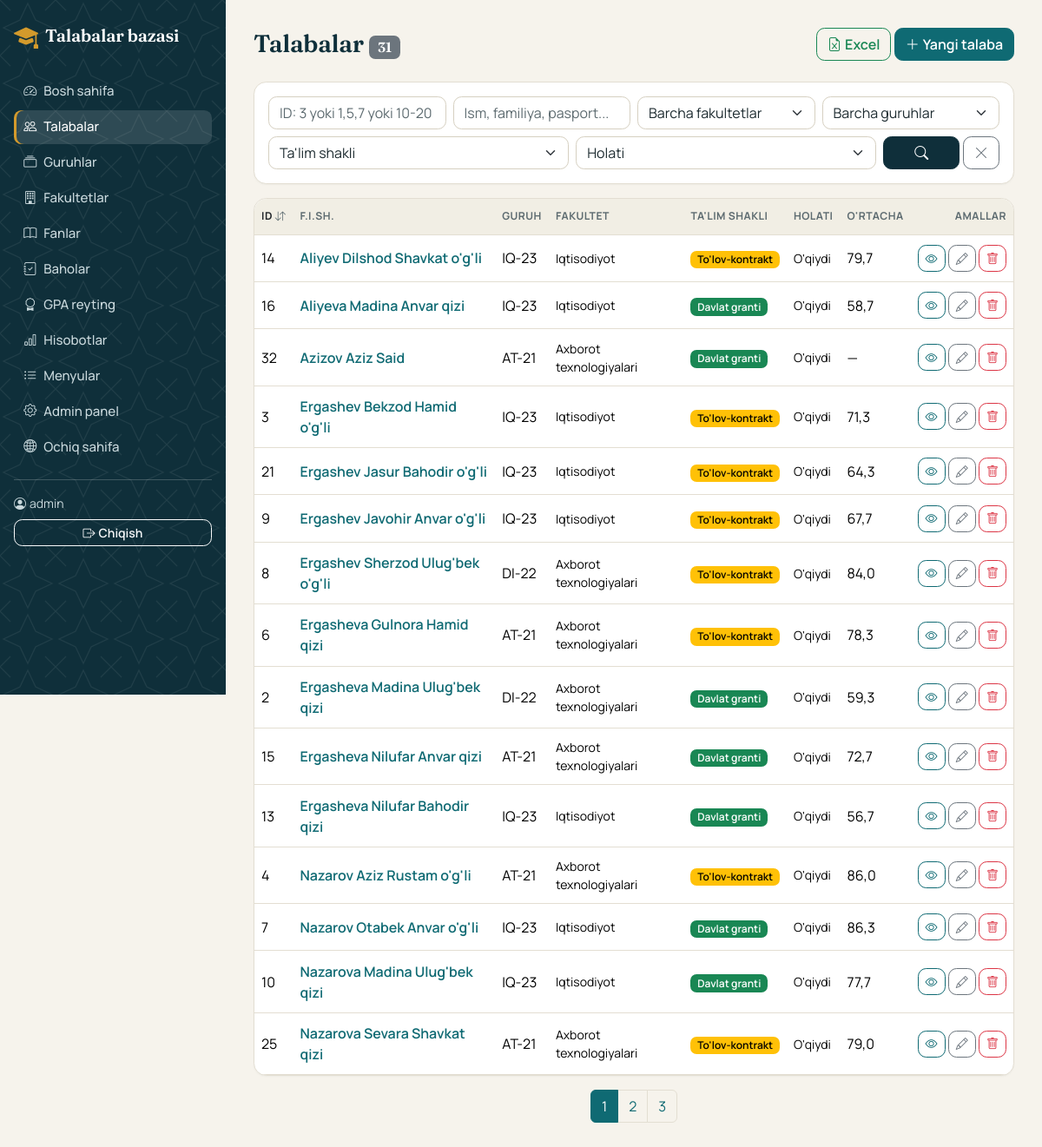
Screenshot of /talabalar/ (signed in) with the database file from the repository.
### talabalar/models.py (models this page shows, shortened)
class Talaba(models.Model):
    JINS = [("E", "Erkak"), ("A", "Ayol")]
    TALIM_SHAKLI = [("grant", "Davlat granti"), ("kontrakt", "To'lov-kontrakt")]
    HOLAT = [
        ("oqiydi", "O'qiydi"),
        ("akademik", "Akademik ta'tilda"),
        ("chetlashtirilgan", "Chetlashtirilgan"),
        ("bitirgan", "Bitirgan"),
    ]
    familiya = models.CharField("Familiya", max_length=100)
    ism = models.CharField("Ism", max_length=100)
    otasining_ismi = models.CharField("Otasining ismi", max_length=100, blank=True)
    jinsi = models.CharField("Jinsi", max_length=1, choices=JINS)
    tugilgan_sana = models.DateField("Tug'ilgan sana")
    passport = models.CharField(
        "Pasport seriya/raqam",
        max_length=9,
        unique=True,
        validators=[RegexValidator(r"^[A-Z]{2}\d{7}$", "Format: AA1234567")],
    )
    telefon = models.CharField("Telefon", max_length=20, blank=True)
    email = models.EmailField("Email", blank=True)
    manzil = models.CharField("Manzil", max_length=255, blank=True)
    guruh = models.ForeignKey(Guruh, on_delete=models.PROTECT, related_name="talabalar", verbose_name="Guruh")
    qabul_yili = models.PositiveSmallIntegerField("Qabul yili")
    talim_shakli = models.CharField("Ta'lim shakli", max_length=10, choices=TALIM_SHAKLI, default="grant")
    holati = models.CharField("Holati", max_length=20, choices=HOLAT, default="oqiydi")
    yaratilgan = models.DateTimeField(auto_now_add=True)
    class Meta:
        verbose_name = "Talaba"
        verbose_name_plural = "Talabalar"
        ordering = ["familiya", "ism"]
    @property
    def toliq_ism(self):
        return f"{self.familiya} {self.ism} {self.otasining_ismi}".strip()
    def get_absolute_url(self):
        return reverse("talaba_detail", args=[self.pk])

class Guruh(models.Model):
    nomi = models.CharField("Guruh nomi", max_length=50, unique=True)
    fakultet = models.ForeignKey(Fakultet, on_delete=models.PROTECT, related_name="guruhlar", verbose_name="Fakultet")
    yonalish = models.CharField("Yo'nalish", max_length=150)
    kurs = models.PositiveSmallIntegerField(
        "Kurs", validators=[MinValueValidator(1), MaxValueValidator(6)], default=1
    )
    class Meta:
        verbose_name = "Guruh"
        verbose_name_plural = "Guruhlar"
        ordering = ["nomi"]
    def __str__(self):
        return self.nomi

class Fakultet(models.Model):
    nomi = models.CharField("Nomi", max_length=150, unique=True)
    dekan = models.CharField("Dekan", max_length=150, blank=True)
    telefon = models.CharField("Telefon", max_length=20, blank=True)
    class Meta:
        verbose_name = "Fakultet"
        verbose_name_plural = "Fakultetlar"
        ordering = ["nomi"]
    def __str__(self):
        return self.nomi

### talabalar/views.py (the view)
# urls.py: path("talabalar/", views.TalabaList.as_view(), name="talaba_list"),
class TalabaList(IdRoyxatMixin, ListView):
    model = Talaba
    ordering = ["familiya", "ism"]
    paginate_by = 15
    template_name = "talabalar/talaba_list.html"
    def get_queryset(self):
        qs = super().get_queryset().select_related("guruh__fakultet").annotate(ortacha=Avg("baholar__ball"))
        g = self.request.GET
        if q := g.get("q", "").strip():
            qs = qs.filter(
                Q(familiya__icontains=q) | Q(ism__icontains=q) | Q(otasining_ismi__icontains=q)
                | Q(passport__icontains=q) | Q(telefon__icontains=q)
            )
        if g.get("fakultet"):
            qs = qs.filter(guruh__fakultet_id=g["fakultet"])
        if g.get("guruh"):
            qs = qs.filter(guruh_id=g["guruh"])
        if g.get("talim_shakli"):
            qs = qs.filter(talim_shakli=g["talim_shakli"])
        if g.get("holati"):
            qs = qs.filter(holati=g["holati"])
        return qs
    def get_context_data(self, **kwargs):
        ctx = super().get_context_data(**kwargs)
        ctx.update(
            fakultetlar=Fakultet.objects.all(),
            guruhlar=Guruh.objects.all(),
            talim_shakllari=Talaba.TALIM_SHAKLI,
            holatlar=Talaba.HOLAT,
        )
        return ctx

### talabalar/context_processors.py (called while the page is built)
def menyular(request):
    return {"menyular": Menyu.objects.all(), "vaqtinchalik_baza": settings.VERCEL}

### talabalar/views.py (called while the page is built)
    def get_queryset(self):
        qs = super().get_queryset()
        g = self.request.GET
        if matn := g.get("id", "").strip():
            shart = id_sharti(matn)
            if shart is None:
                messages.error(self.request, "ID noto'g'ri kiritildi. Namuna: 3 yoki 1,5,7 yoki 10-20")
                return qs.none()
            qs = qs.filter(shart)
        if g.get("tartib") in ("id", "-id"):
            qs = qs.order_by(g["tartib"])
        return qs

    def get_context_data(self, **kwargs):
        ctx = super().get_context_data(**kwargs)
        params = self.request.GET.copy()
        params.pop("page", None)
        querystring = params.urlencode()
        params.pop("tartib", None)
        ctx.update(
            filtr=self.request.GET,
            querystring=querystring,
            tartibsiz_querystring=params.urlencode(),
            keyingi_tartib="-id" if self.request.GET.get("tartib") == "id" else "id",
        )
        return ctx

### talabalar/templates/talabalar/talaba_list.html (shortened to what this page needs)
{% extends "talabalar/base.html" %}
{% block content %}
<div class="d-flex flex-wrap gap-2 justify-content-between align-items-center mb-4">
  <h3 class="mb-0">Talabalar <span class="badge text-bg-secondary fs-6">{{ paginator.count }}</span></h3>
  <div>
    <a href="{% url 'talaba_eksport' %}{% if querystring %}?{{ querystring }}{% endif %}" class="btn btn-outline-success"><i class="bi bi-file-earmark-excel me-1"></i>Excel</a>
    <a href="{% url 'talaba_create' %}" class="btn btn-primary"><i class="bi bi-plus-lg me-1"></i>Yangi talaba</a>
  </div>
</div>
<form class="card p-3 mb-3" method="get">
  <div class="row g-2">
    <div class="col-lg-3"><input type="text" name="id" value="{{ filtr.id }}" class="form-control" placeholder="ID: 3 yoki 1,5,7 yoki 10-20"></div>
    <div class="col-lg-3"><input type="text" name="q" value="{{ filtr.q }}" class="form-control" placeholder="Ism, familiya, pasport..."></div>
    <div class="col-lg-3"><select name="fakultet" class="form-select">
      <option value="">Barcha fakultetlar</option>
    </select></div>
    <div class="col-lg-3"><select name="guruh" class="form-select">
      <option value="">Barcha guruhlar</option>
    </select></div>
    <div class="col-lg-5"><select name="talim_shakli" class="form-select">
      <option value="">Ta'lim shakli</option>
    </select></div>
    <div class="col-lg-5"><select name="holati" class="form-select">
      <option value="">Holati</option>
    </select></div>
    <div class="col-lg-2 d-flex gap-1">
      <button class="btn btn-dark w-100" title="Qidirish" aria-label="Qidirish"><i class="bi bi-search"></i></button>
      <a href="{% url 'talaba_list' %}" class="btn btn-outline-secondary" title="Tozalash" aria-label="Tozalash"><i class="bi bi-x-lg"></i></a>
    </div>
  </div>
</form>
<div class="card">
  <div class="table-responsive">
    <table class="table table-hover align-middle mb-0">
      <thead class="table-light"><tr>
        {% include "talabalar/_id_sarlavha.html" %}<th>F.I.Sh.</th><th>Guruh</th><th>Fakultet</th><th>Ta'lim shakli</th><th>Holati</th><th>O'rtacha</th><th class="text-end">Amallar</th>
      </tr></thead>
      <tbody>
      {% for t in object_list %}
        <tr>
          <td>{{ t.pk }}</td>
          <td><a href="{{ t.get_absolute_url }}" class="text-decoration-none fw-semibold">{{ t.toliq_ism }}</a></td>
          <td>{{ t.guruh }}</td>
          <td class="small">{{ t.guruh.fakultet }}</td>
          <td><span class="badge {% if t.talim_shakli == 'grant' %}text-bg-success{% else %}text-bg-warning{% endif %}">{{ t.get_talim_shakli_display }}</span></td>
          <td class="small">{{ t.get_holati_display }}</td>
          <td>{{ t.ortacha|floatformat:1|default:"—" }}</td>
          <td class="text-end text-nowrap">
            <a href="{{ t.get_absolute_url }}" class="btn btn-sm btn-outline-primary" title="Ko'rish" aria-label="Ko'rish"><i class="bi bi-eye"></i></a>
            <a href="{% url 'talaba_update' t.pk %}" class="btn btn-sm btn-outline-secondary" title="Tahrirlash" aria-label="Tahrirlash"><i class="bi bi-pencil"></i></a>
            <a href="{% url 'talaba_delete' t.pk %}" class="btn btn-sm btn-outline-danger" title="O'chirish" aria-label="O'chirish"><i class="bi bi-trash"></i></a>
          </td>
        </tr>
      {% empty %}
        <tr><td colspan="8" class="text-center text-muted py-4">Talabalar topilmadi</td></tr>
      {% endfor %}
      </tbody>
    </table>
  </div>
</div>
{% if is_paginated %}
<nav class="mt-3"><ul class="pagination justify-content-center">
  {% for n in paginator.page_range %}
    <li class="page-item {% if n == page_obj.number %}active{% endif %}">
      <a class="page-link" href="?page={{ n }}{% if querystring %}&{{ querystring }}{% endif %}">{{ n }}</a>
    </li>
  {% endfor %}
</ul></nav>
{% endif %}
{% endblock %}

### talabalar/templates/talabalar/base.html (shortened to what this page needs)
<!doctype html>
<html lang="uz">
<head>
  {% include "talabalar/_bosh_qism.html" %}
</head>
<body>
<div class="ilova">
  <nav class="yon-panel offcanvas-md offcanvas-start" tabindex="-1" id="yonPanel" aria-label="Asosiy menyu">
    <div class="yon-ichki">
      <div class="d-flex align-items-center justify-content-between mb-4">
        <a href="{% url 'bosh_sahifa' %}" class="d-flex align-items-center text-white text-decoration-none">
          <i class="bi bi-mortarboard-fill tamgha fs-3 me-2"></i><span class="sarlavha-shrift text-white fs-5">Talabalar bazasi</span>
        </a>
      </div>
      {% with u=request.resolver_match.url_name %}
      <ul class="nav flex-column">
        <li><a class="nav-link {% if u == 'bosh_sahifa' %}active{% endif %}" href="{% url 'bosh_sahifa' %}"><i class="bi bi-speedometer2 me-2"></i>Bosh sahifa</a></li>
        <li><a class="nav-link {% if 'talaba' in u %}active{% endif %}" href="{% url 'talaba_list' %}"><i class="bi bi-people me-2"></i>Talabalar</a></li>
        <li><a class="nav-link {% if 'guruh' in u %}active{% endif %}" href="{% url 'guruh_list' %}"><i class="bi bi-collection me-2"></i>Guruhlar</a></li>
        <li><a class="nav-link {% if 'fakultet' in u %}active{% endif %}" href="{% url 'fakultet_list' %}"><i class="bi bi-building me-2"></i>Fakultetlar</a></li>
        <li><a class="nav-link {% if 'fan' in u %}active{% endif %}" href="{% url 'fan_list' %}"><i class="bi bi-book me-2"></i>Fanlar</a></li>
        <li><a class="nav-link {% if 'baho' in u %}active{% endif %}" href="{% url 'baho_list' %}"><i class="bi bi-journal-check me-2"></i>Baholar</a></li>
        <li><a class="nav-link {% if u == 'gpa_reyting' %}active{% endif %}" href="{% url 'gpa_reyting' %}"><i class="bi bi-award me-2"></i>GPA reyting</a></li>
        <li><a class="nav-link {% if u == 'hisobotlar' %}active{% endif %}" href="{% url 'hisobotlar' %}"><i class="bi bi-bar-chart me-2"></i>Hisobotlar</a></li>
        <li><a class="nav-link {% if 'menyu' in u %}active{% endif %}" href="{% url 'menyu_list' %}"><i class="bi bi-list-ul me-2"></i>Menyular</a></li>
        <li><a class="nav-link" href="{% url 'admin_panel' %}"><i class="bi bi-gear me-2"></i>Admin panel</a></li>
        <li><a class="nav-link" href="{% url 'ochiq_sahifa' %}"><i class="bi bi-globe2 me-2"></i>Ochiq sahifa</a></li>
      </ul>
      {% endwith %}
      <div class="mt-auto pt-3">
        <hr class="mt-0">
        <div class="foydalanuvchi mb-2"><i class="bi bi-person-circle me-1"></i>{{ user.username }}</div>
        <form method="post" action="{% url 'logout' %}">{% csrf_token %}
          <button class="btn btn-sm btn-outline-light w-100"><i class="bi bi-box-arrow-right me-1"></i>Chiqish</button>
        </form>
      </div>
    </div>
  </nav>
  <main class="ilova-asosiy">
    {% block content %}{% endblock %}
  </main>
</div>
</body>
</html>

### talabalar/static/talabalar/style.css (style rules this page uses)
:root { --siyoh: #0f2f3a; --siyoh-2: #174452; --moviy: #0f6a73; --moviy-to: #0b555d; --moviy-och: #dcecec; --oltin: #d39a2c; --qogoz: #f6f3ec; --sirt: #ffffff; --chiziq: #e3ded2; --matn: #1d2b30; --xira: #5d6b70; --bs-body-font-family: "Manrope", system-ui, -apple-system, "Segoe UI", sans-serif; --bs-body-bg: var(--qogoz); --bs-body-color: var(--matn); --bs-border-color: var(--chiziq); --bs-link-color: var(--moviy); --bs-link-color-rgb: 15, 106, 115; --bs-link-hover-color: var(--moviy-to); --bs-link-hover-color-rgb: 11, 85, 93; --bs-secondary-color: var(--xira); --bs-primary-rgb: 15, 106, 115; --bs-primary-bg-subtle: var(--moviy-och); --bs-primary-text-emphasis: var(--moviy-to); }
h1, h2, h3, .sarlavha-shrift { font-family: "Fraunces", Georgia, serif; font-weight: 600; letter-spacing: -.01em; color: var(--siyoh); }
.btn { font-weight: 600; border-radius: .6rem; }
.btn-primary { --bs-btn-bg: var(--moviy); --bs-btn-border-color: var(--moviy); --bs-btn-hover-bg: var(--moviy-to); --bs-btn-hover-border-color: var(--moviy-to); --bs-btn-active-bg: var(--moviy-to); --bs-btn-active-border-color: var(--moviy-to); --bs-btn-disabled-bg: var(--moviy); --bs-btn-disabled-border-color: var(--moviy); }
.btn-outline-primary { --bs-btn-color: var(--moviy); --bs-btn-border-color: var(--moviy); --bs-btn-hover-bg: var(--moviy); --bs-btn-hover-border-color: var(--moviy); --bs-btn-active-bg: var(--moviy); --bs-btn-active-border-color: var(--moviy); }
.btn-dark { --bs-btn-bg: var(--siyoh); --bs-btn-border-color: var(--siyoh); --bs-btn-hover-bg: var(--siyoh-2); --bs-btn-hover-border-color: var(--siyoh-2); }
.card { --bs-card-bg: var(--sirt); border: 1px solid var(--chiziq); border-radius: .9rem; box-shadow: 0 1px 2px rgba(15, 47, 58, .04); }
.card > .table-responsive { border-radius: .9rem; }
.table { --bs-table-bg: transparent; --bs-table-hover-bg: #f4f1e8; margin-bottom: 0; }
.table > :not(caption) > * > * { padding-top: .7rem; padding-bottom: .7rem; }
.table thead th, .table-light th { --bs-table-bg: #f1eee4; color: var(--xira); font-size: .76rem; font-weight: 700; letter-spacing: .04em; text-transform: uppercase; border-bottom: 1px solid var(--chiziq); }
.form-control, .form-select { border-radius: .6rem; border-color: #d6d0c1; background-color: var(--sirt); }
.badge { font-weight: 600; border-radius: .45rem; }
.page-link { color: var(--moviy); }
.active > .page-link { background: var(--moviy); border-color: var(--moviy); }
.ilova { display: flex; min-height: 100vh; }
.ilova-asosiy { flex: 1; min-width: 0; padding: 2rem; }
.yon-panel { --bs-offcanvas-width: 260px; --bs-offcanvas-bg: var(--siyoh); background: var(--siyoh) var(--naqsh) !important; color: #fff; }
.yon-ichki { padding: 1.25rem 1rem; display: flex; flex-direction: column; flex: 1; width: 100%; }
.yon-panel .nav-link { color: #c9d8dc; border-radius: .55rem; padding: .5rem .7rem; margin-bottom: .15rem; font-weight: 500; font-size: .94rem; }
.yon-panel .nav-link.active { background: rgba(255, 255, 255, .13); color: #fff; box-shadow: inset 3px 0 0 var(--oltin); }
.yon-panel .foydalanuvchi { color: #c9d8dc; font-size: .875rem; }
.yon-panel hr { border-color: rgba(255, 255, 255, .2); opacity: 1; }
.tamgha { color: var(--oltin); }
@media (min-width: 768px) { .yon-panel { flex: 0 0 260px; width: 260px; position: sticky; top: 0; height: 100vh; overflow-y: auto; } }

### rows the page displays
Talaba: pk "14", toliq_ism "Aliyev Dilshod Shavkat o'g'li", guruh "IQ-23", guruh.fakultet "Iqtisodiyot", talim_shakli "To'lov-kontrakt", holati "O'qiydi", ortacha "79,7"
Talaba: pk "16", toliq_ism "Aliyeva Madina Anvar qizi", guruh "IQ-23", guruh.fakultet "Iqtisodiyot", talim_shakli "Davlat granti", holati "O'qiydi", ortacha "58,7"
Talaba: pk "32", toliq_ism "Azizov Aziz Said", guruh "AT-21", guruh.fakultet "Axborot texnologiyalari", talim_shakli "Davlat granti", holati "O'qiydi", ortacha "—"
Talaba: pk "3", toliq_ism "Ergashev Bekzod Hamid o'g'li", guruh "IQ-23", guruh.fakultet "Iqtisodiyot", talim_shakli "To'lov-kontrakt", holati "O'qiydi", ortacha "71,3"
Talaba: pk "21", toliq_ism "Ergashev Jasur Bahodir o'g'li", guruh "IQ-23", guruh.fakultet "Iqtisodiyot", talim_shakli "To'lov-kontrakt", holati "O'qiydi", ortacha "64,3"
Talaba: pk "9", toliq_ism "Ergashev Javohir Anvar o'g'li", guruh "IQ-23", guruh.fakultet "Iqtisodiyot", talim_shakli "To'lov-kontrakt", holati "O'qiydi", ortacha "67,7"
Talaba: pk "8", toliq_ism "Ergashev Sherzod Ulug'bek o'g'li", guruh "DI-22", guruh.fakultet "Axborot texnologiyalari", talim_shakli "To'lov-kontrakt", holati "O'qiydi", ortacha "84,0"
Talaba: pk "6", toliq_ism "Ergasheva Gulnora Hamid qizi", guruh "AT-21", guruh.fakultet "Axborot texnologiyalari", talim_shakli "To'lov-kontrakt", holati "O'qiydi", ortacha "78,3"
Talaba: pk "2", toliq_ism "Ergasheva Madina Ulug'bek qizi", guruh "DI-22", guruh.fakultet "Axborot texnologiyalari", talim_shakli "Davlat granti", holati "O'qiydi", ortacha "59,3"
Talaba: pk "15", toliq_ism "Ergasheva Nilufar Anvar qizi", guruh "AT-21", guruh.fakultet "Axborot texnologiyalari", talim_shakli "Davlat granti", holati "O'qiydi", ortacha "72,7"
Talaba: pk "13", toliq_ism "Ergasheva Nilufar Bahodir qizi", guruh "IQ-23", guruh.fakultet "Iqtisodiyot", talim_shakli "Davlat granti", holati "O'qiydi", ortacha "56,7"
Talaba: pk "4", toliq_ism "Nazarov Aziz Rustam o'g'li", guruh "AT-21", guruh.fakultet "Axborot texnologiyalari", talim_shakli "To'lov-kontrakt", holati "O'qiydi", ortacha "86,0"
Talaba: pk "7", toliq_ism "Nazarov Otabek Anvar o'g'li", guruh "IQ-23", guruh.fakultet "Iqtisodiyot", talim_shakli "Davlat granti", holati "O'qiydi", ortacha "86,3"
Talaba: pk "10", toliq_ism "Nazarova Madina Ulug'bek qizi", guruh "IQ-23", guruh.fakultet "Iqtisodiyot", talim_shakli "Davlat granti", holati "O'qiydi", ortacha "77,7"
Talaba: pk "25", toliq_ism "Nazarova Sevara Shavkat qizi", guruh "AT-21", guruh.fakultet "Axborot texnologiyalari", talim_shakli "To'lov-kontrakt", holati "O'qiydi", ortacha "79,0"

### other values shown
{{ user.username }} "admin"
{{ paginator.count }} "31"
{{ n }} "1" "2" "3"
